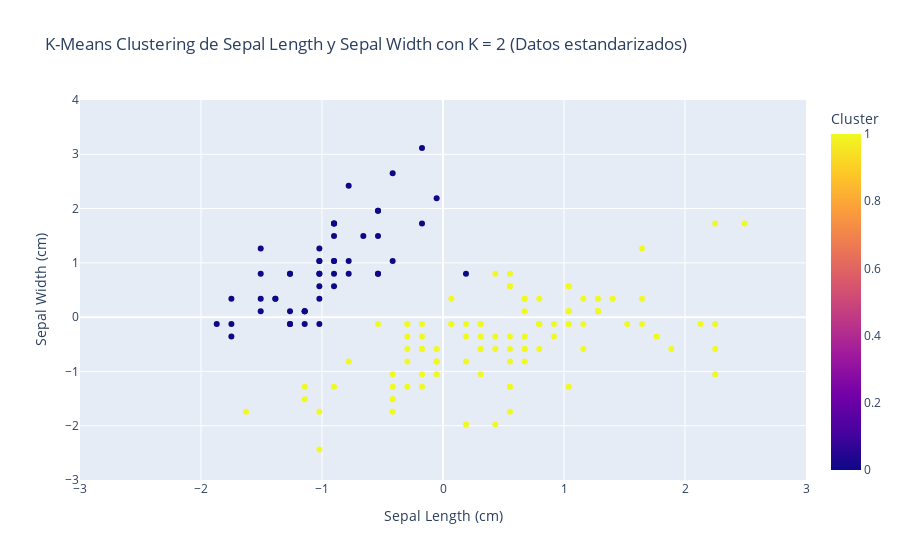

The cell this chart's notebook holds for it:
### Code cell
fig_std = px.scatter(data_con_clusters_std, 
                 x = "sepal_length", 
                 y = "sepal_width", 
                 color = "Cluster",
                 labels={
                     "sepal_length": "Sepal Length (cm)",
                     "sepal_width": "Sepal Width (cm)"
                    },
                 title="K-Means Clustering de Sepal Length y Sepal Width con K = 2 (Datos estandarizados)"
                )
fig_std.update_xaxes(range=[-3, 3])
fig_std.update_yaxes(range=[-3, 4])

fig_std.show()

### Figure 1 — Plotly figure (JSON) as saved in the notebook; plotly's stock layout.template omitted (floating-point values rounded to 4 significant figures; data arrays with more than 128 entries replaced by an {"elided": "..."} marker saying what was removed)
{"data": [{"hovertemplate": "Sepal Length (cm)=%{x}<br>Sepal Width (cm)=%{y}<br>Cluster=%{marker.color}<extra></extra>", "legendgroup": "", "marker": {"color": {"elided": "150 int values"}, "coloraxis": "coloraxis", "symbol": "circle"}, "mode": "markers", "name": "", "orientation": "v", "showlegend": false, "type": "scatter", "x": {"elided": "150 float values"}, "xaxis": "x", "y": {"elided": "150 float values"}, "yaxis": "y"}], "layout": {"coloraxis": {"colorbar": {"title": {"text": "Cluster"}}, "colorscale": [[0, "#0d0887"], [0.1111, "#46039f"], [0.2222, "#7201a8"], [0.3333, "#9c179e"], [0.4444, "#bd3786"], [0.5556, "#d8576b"], [0.6667, "#ed7953"], [0.7778, "#fb9f3a"], [0.8889, "#fdca26"], [1, "#f0f921"]]}, "legend": {"tracegroupgap": 0}, "title": {"text": "K-Means Clustering de Sepal Length y Sepal Width con K = 2 (Datos estandarizados)"}, "xaxis": {"anchor": "y", "domain": [0, 1], "range": [-3, 3], "title": {"text": "Sepal Length (cm)"}}, "yaxis": {"anchor": "x", "domain": [0, 1], "range": [-3, 4], "title": {"text": "Sepal Width (cm)"}}}}
